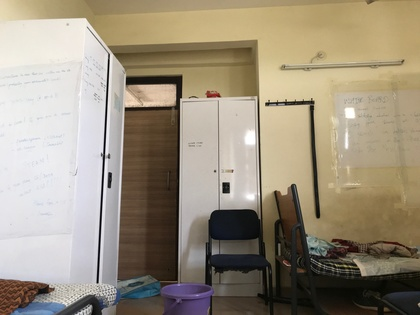
%> input picture Stereo Vision/Room_mobile/leftgm1.JPG, 420 x 315 px, shrunk from 4032 x 3024 before the run
$ octave room.m   (GNU Octave 9; MATLAB toolbox functions it lacks are replaced by stand-ins)
%> lines starting %> are read from the running program, lines starting %| are printed output that depends on the picture
%---------------------------- Lab Assignment 2 --------------------------%

% Reading the left and right images %
left = imread('leftgm1.JPG');
%> left is the input picture: size 315x420x3 uint8; mean R, G, B 155.8, 145, 126.5
right  = imread('rightgm1.JPG');
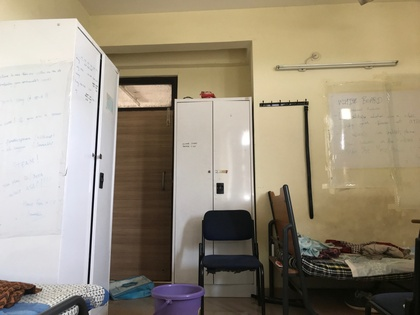
%> input picture Stereo Vision/Room_mobile/rightgm1.JPG, 420 x 315 px, shrunk from 4032 x 3024 before the run
%> right is the input picture: size 315x420x3 uint8; mean R, G, B 154.4, 144, 125.4


% Converting color to greyscale images %
leftI = mean(left, 3);
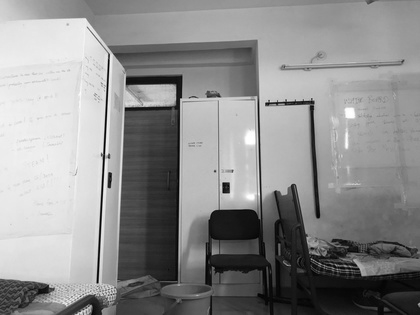
%> leftI: size 315x420 double; min 0, max 255, mean 142.4
rightI = mean(right, 3);
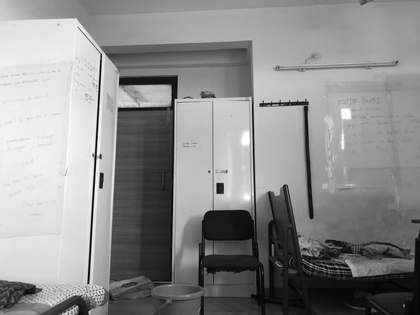
%> rightI: size 315x420 double; min 0, max 255, mean 141.3
[img_Height, img_Width] = size(leftI);
%> img_Height = 315; img_Width = 420
fprintf('Images converted to Greyscale...\n');

% Reducing the number of pixels
%> (the run ends here)
